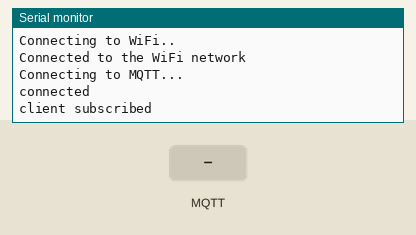
Recording of a sketch running on a simulated ESP32. Shown: the last lines printed to the serial monitor. The test bench sets the inputs (shaded band). WiFi joins after 1.5 s; servers stay silent unless stated; no MQTT or app messages arrive unless stated.

Above: at 2.7 s.
2.8 s: MQTT message "1" arrives on the first subscribed topic
At 4.0 s:
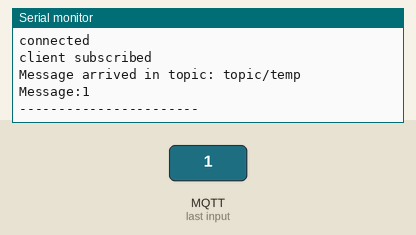
4.3 s: MQTT message "on" arrives on the first subscribed topic
At 5.3 s:
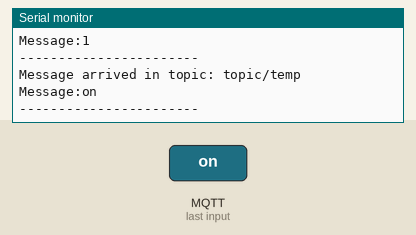
5.8 s: MQTT message "off" arrives on the first subscribed topic
At 6.4 s:
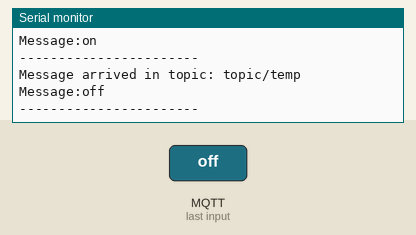
7.3 s: MQTT message "1" arrives on the second subscribed topic
At 8.8 s:
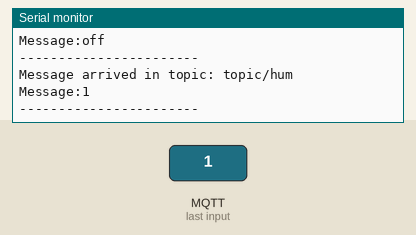

Measured:
- after the input at 2.8 s, the serial monitor: prints a new line at once (image 1)
- after the input at 4.3 s, the serial monitor: prints a new line at once (image 2)
- after the input at 5.8 s, the serial monitor: prints a new line at once (image 3)
- after the input at 7.3 s, the serial monitor: prints a new line at once (image 4)

The sketch:

sub_esp32.ino
```cpp
#include <WiFi.h>
#include <PubSubClient.h>

const char* ssid = "ifsp-ibge-1";
const char* password = "ifspcatanduva";


WiFiClient espClient;
PubSubClient client(espClient);

void callback(char* topic, byte* payload, unsigned int length) {
  Serial.print("Message arrived in topic: ");
  Serial.println(topic);

  Serial.print("Message:");
  for (int i = 0; i < length; i++) {
    Serial.print((char)payload[i]);
  }

  Serial.println();
  Serial.println("-----------------------");
}

void setup() {
  Serial.begin(115200);
  WiFi.begin(ssid, password);

  while (WiFi.status() != WL_CONNECTED) {
    delay(500);
    Serial.println("Connecting to WiFi..");
  }
  Serial.println("Connected to the WiFi network");

  client.setServer("192.168.0.5", 1883);
  client.setCallback(callback);

  while (!client.connected()) {
    Serial.println("Connecting to MQTT...");

    if (client.connect("esp32Client")) {
      Serial.println("connected");
    } else {
      Serial.print("failed with state ");
      Serial.print(client.state());
      delay(2000);
    }
  }

  client.subscribe("topic/temp");
  client.subscribe("topic/hum");
  Serial.println("client subscribed");
}

void loop() {
  client.loop();
}
```
